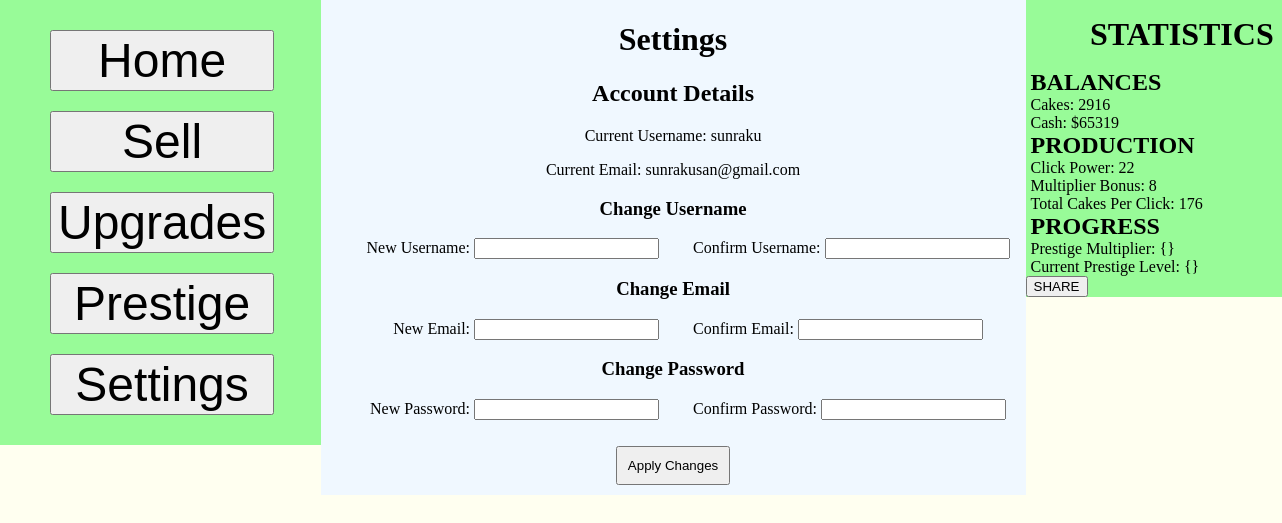
/settings.php (signed in), run on the app's committed database.
### tables this page shows
CREATE TABLE users (
    `id` INTEGER PRIMARY KEY AUTOINCREMENT,
    `email` TEXT NOT NULL UNIQUE,
    `username` TEXT NOT NULL UNIQUE,
    `password` TEXT NOT NULL
);

CREATE TABLE "player_save" (
    id INTEGER PRIMARY KEY,
    cakes INTEGER DEFAULT 0,
    currency INTEGER DEFAULT 0, "multiplier" INTEGER DEFAULT 1, clickPower INTEGER DEFAULT 1, cps INTEGER DEFAULT 0, prestige_level INTEGER DEFAULT 0, prestige_multiplier REAL DEFAULT 1, "lifetime" INTEGER DEFAULT 0, `bonus` INTEGER DEFAULT 0,
    FOREIGN KEY (id) REFERENCES users(id)
);

### settings.php (the view, shortened to what this page needs)
<?php
$current_username = '';
$current_email = '';
$current_cakes = 0;
$current_currency = 0;
    require_once __DIR__ . '/php/config.php';
    if(isset($_SESSION['user_id'])) {
        try {
            $dsn = "sqlite:$db";
            $pdo = new \PDO($dsn);
            $pdo->setAttribute(\PDO::ATTR_ERRMODE, \PDO::ERRMODE_EXCEPTION);
            $stmt = $pdo->prepare("
                SELECT cakes, currency, multiplier, clickPower, cps, bonus
                FROM player_save
                WHERE id = :user_id
            ");
            $stmt->execute([':user_id' => $_SESSION['user_id']]);
            $player_data = $stmt->fetch(\PDO::FETCH_ASSOC);
            if($player_data) {
                $current_cakes = (int)$player_data['cakes'];
                $current_currency = (int)$player_data['currency'];
                $current_multiplier = (int)$player_data['multiplier'];
                $current_clickPower = (int)$player_data['clickPower'];
            }
            $userStmt = $pdo->prepare("SELECT email, username FROM users WHERE id = :user_id");
            $userStmt->execute([':user_id' => $_SESSION['user_id']]);
            $user_data = $userStmt->fetch(\PDO::FETCH_ASSOC);
            if($user_data) {
                $current_username = htmlspecialchars($user_data['username']);
                $current_email = htmlspecialchars($user_data['email']);
            } else {
                echo "User data not found.";
            }
        } catch (\PDOException $e) {
            echo "Database connection failed: " . $e->getMessage();
        }
    } else {
        header("Location: index.php");
    }
?>
<!DOCTYPE html>
    <html lang="en">
    <head>
        <link rel="stylesheet" href="Styles/index.css">
    </head>
    <body>
        <div class="column1">
            <div id="nav">
                <ul>
                    <li><a href="index.php"><button>Home</button></a></li>
                    <li><a href="sell_cakes.php"><button>Sell</button></a></li>
                    <li><a href="upgrades.php"><button>Upgrades</button></a></li>
                    <li><a href="prestige.php"><button>Prestige</button></a></li>
                    <li><a href="settings.php"><button id = "settingsButton">Settings</button></a></li>
                </ul>
            </div>
        </div>
        <div class="column2">
             <div id="settingsSect">
                <h1>Settings</h1>
                <h2>Account Details</h2>
                <p>Current Username: <?php echo $current_username ?></p>
                <p>Current Email: <?php echo $current_email ?></p>
                <form method="POST">
                    <h3>Change Username</h3>
                        <label for="newUsername">New Username:</label>
                        <input type="text" id="newUsername" name="newUsername">
                        <label for="confirmUsername">Confirm Username:</label>
                        <input type="text" id="confirmUsername" name="confirmUsername"><br>
                    <h3>Change Email</h3>
                        <label for="newEmail">New Email:</label>
                        <input type="text" id="newEmail" name="newEmail">
                        <label for="confirmEmail">Confirm Email:</label>
                        <input type="text" id="confirmEmail" name="confirmEmail"><br>
                    <h3>Change Password</h3>
                        <label for="newPassword">New Password:</label>
                        <input type="password" id="newPassword" name="newPassword">
                        <label for="confirmPassword">Confirm Password:</label>
                        <input type="password" id="confirmPassword" name="confirmPassword"><br>
                    <button>Apply Changes</button>
                </form>
             </div>
        </div>
        <div class="column3">
            <div id="stats">
                <h1>STATISTICS</h1>
                <h2>BALANCES</h2>
                    <ul>
                        <li>Cakes: <span id="cakeStat"><?php echo $current_cakes; ?></span></li>
                        <li>Cash: $<span id="money"><?php echo $current_currency; ?></span></li>
                    </ul>
                <h2>PRODUCTION</h2>
                    <ul>
                        <li>Click Power: <?php echo $current_clickPower ?></li>
                        <li>Multiplier Bonus: <?php echo $current_multiplier?></li>
                        <li>Total Cakes Per Click: <?php echo $current_clickPower * $current_multiplier?></li>
                    </ul>
                <h2>PROGRESS</h2>
                    <ul>
                        <li>Prestige Multiplier: {}</li>
                        <li>Current Prestige Level: {} </li>
                    </ul>
                <button>SHARE</button>
            </div>
        </div>
    </body>
</html>

### Styles/index.css (style rules this page uses)
html, body { margin: 0; padding: 0; height: 100%; background-color: ivory; }
.column1 { float: left; width: 25%; display: grid; }
.column2 { float: left; width: 55%; display: grid; }
.column3 { float: left; width: 5%; display: grid; }
#nav { height: 100%; background-color: palegreen; }
#nav ul { list-style-type: none; margin: 0; padding: 20px 0px; }
#nav ul li { display: block; padding: 10px 50px; }
#nav ul li button { width: 100%; font-size: 300%; }
#stats { height: 100%; width: 170%; background-color: palegreen; }
#stats h1 { padding: 16px 0px; margin: 0; text-align: center; }
#stats h2 { padding: 0px 5px; margin: 0; }
#stats ul { list-style-type: none; margin: 0; padding: 0px 5px; }
#settingsSect { text-align: center; background-color: aliceblue; }
#settingsSect label { padding-left: 30px; }
#settingsSect button { margin: 10px; padding: 10px; }

### data on the page
users: username "sunraku", email "sunrakusan@gmail.com"
player_save: cakes "2916", currency "65319", clickPower "22", multiplier "8", $current_clickPower * $current_multiplier "176"
